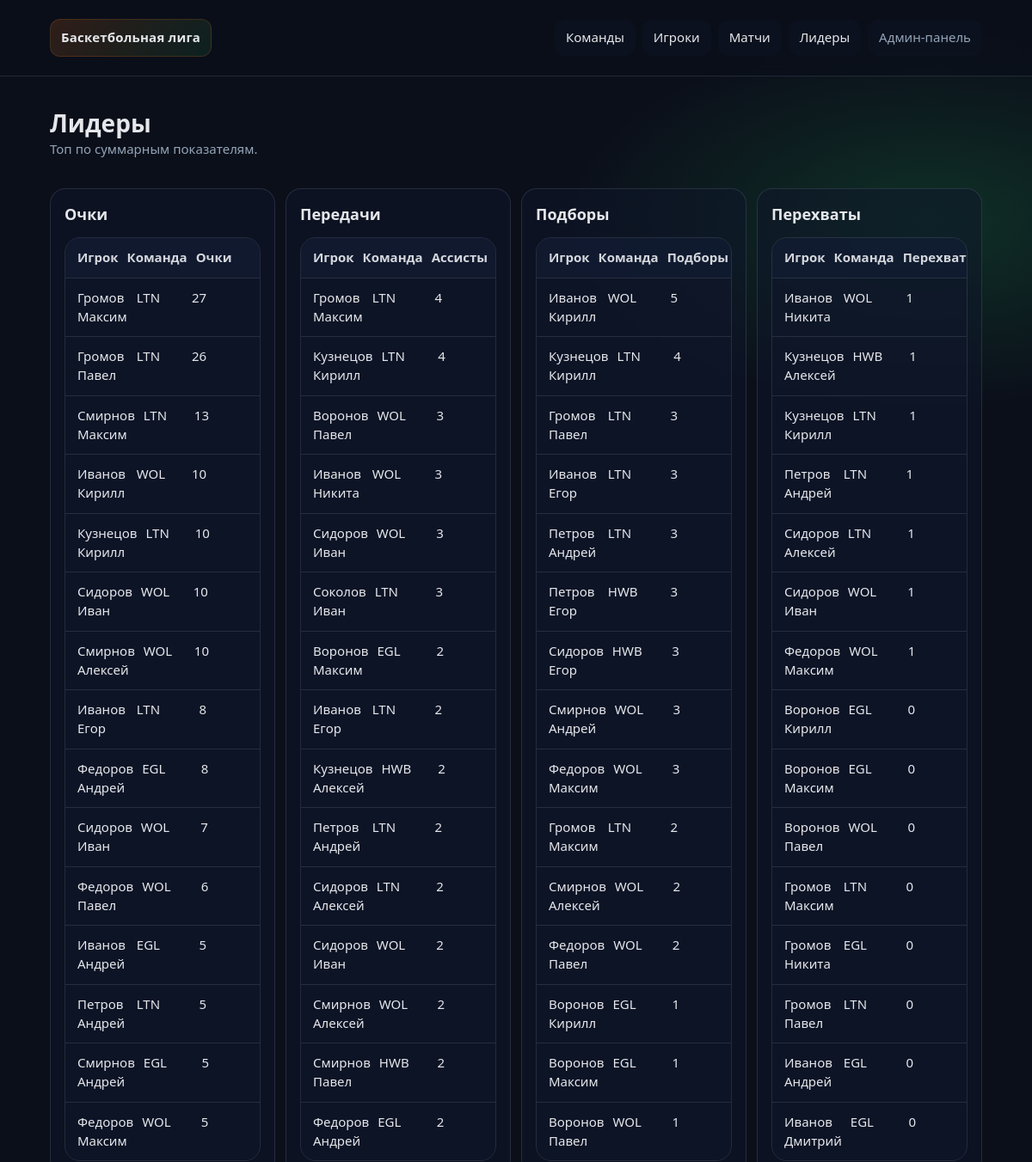
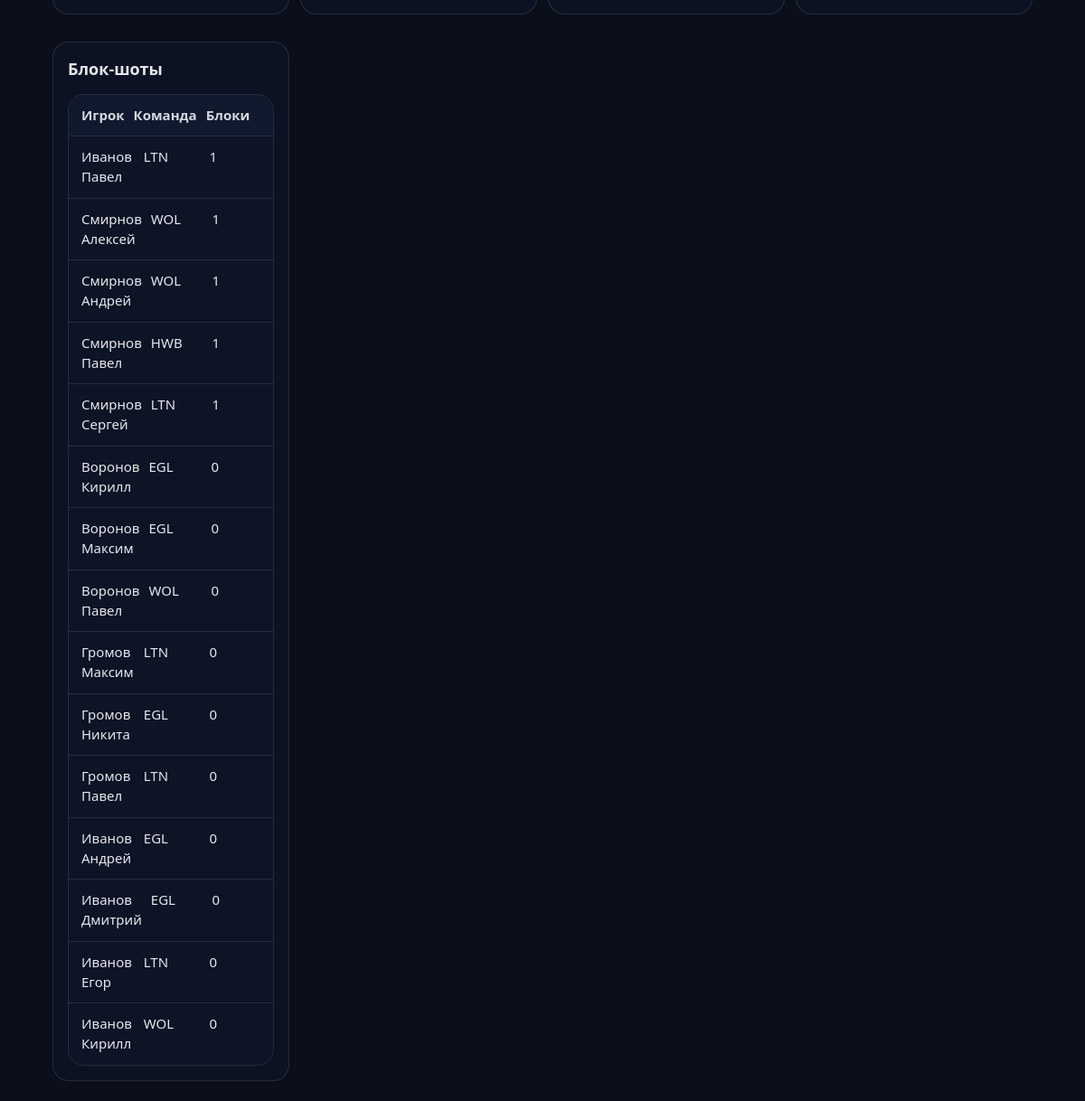
The page /leaders/ on the database its author committed (2 pictures, top to bottom).
### league/models.py (models this page shows, shortened)
class Player(models.Model):
    team = models.ForeignKey(Team, related_name="players", on_delete=models.PROTECT, verbose_name="Команда")
    first_name = models.CharField("Имя", max_length=60)
    last_name = models.CharField("Фамилия", max_length=60)
    photo = models.ImageField("Фото", upload_to="player_photos/", blank=True, null=True)
    number = models.PositiveSmallIntegerField(
        "Номер",
        validators=[MinValueValidator(0), MaxValueValidator(99)],
        blank=True,
        null=True,
    )
    position = models.CharField("Позиция", max_length=32, blank=True, default="")
    height_cm = models.PositiveSmallIntegerField("Рост (см)", blank=True, null=True)
    weight_kg = models.PositiveSmallIntegerField("Вес (кг)", blank=True, null=True)
    birth_date = models.DateField("Дата рождения", blank=True, null=True)
    is_active = models.BooleanField("Активен", default=True)
    search_name = models.CharField(max_length=200, editable=False, db_index=True, default="")
    class Meta:
        verbose_name = "Игрок"
        verbose_name_plural = "Игроки"
        ordering = ["last_name", "first_name", "id"]
        constraints = [
            models.UniqueConstraint(
                fields=["team", "number"],
                condition=Q(number__isnull=False),
                name="uniq_team_number_when_present",
            )
        ]

class Team(models.Model):
    name = models.CharField("Название", max_length=120, unique=True)
    short_name = models.CharField("Коротко", max_length=16, blank=True, default="")
    city = models.CharField("Город", max_length=80, blank=True, default="")
    logo = models.ImageField("Логотип", upload_to="team_logos/", blank=True, null=True)
    created_at = models.DateTimeField("Создано", auto_now_add=True)
    class Meta:
        verbose_name = "Команда"
        verbose_name_plural = "Команды"
        ordering = ["name"]

### league/views.py (the view)
# urls.py: path("leaders/", views.LeadersView.as_view(), name="leaders"),
class LeadersView(TemplateView):
    template_name = "league/leaders.html"
    def get_context_data(self, **kwargs):
        ctx = super().get_context_data(**kwargs)
        base = (
            Player.objects.select_related("team")
            .annotate(
                total_points=Sum("game_stats__points"),
                total_assists=Sum("game_stats__assists"),
                total_reb_o=Sum("game_stats__rebounds_off"),
                total_reb_d=Sum("game_stats__rebounds_def"),
                total_steals=Sum("game_stats__steals"),
                total_blocks=Sum("game_stats__blocks"),
            )
            .filter(total_points__isnull=False)
        )
        ctx["top_points"] = base.order_by("-total_points", "last_name", "first_name")[:15]
        ctx["top_assists"] = base.order_by("-total_assists", "last_name", "first_name")[:15]
        ctx["top_rebounds"] = (
            Player.objects.select_related("team")
            .annotate(
                total_reb_o=Sum("game_stats__rebounds_off"),
                total_reb_d=Sum("game_stats__rebounds_def"),
            )
            .annotate(total_reb=F("total_reb_o") + F("total_reb_d"))
            .filter(total_reb__isnull=False)
            .order_by("-total_reb", "last_name", "first_name")[:15]
        )
        ctx["top_steals"] = base.order_by("-total_steals", "last_name", "first_name")[:15]
        ctx["top_blocks"] = base.order_by("-total_blocks", "last_name", "first_name")[:15]
        return ctx

### templates/league/leaders.html (shortened to what this page needs)
{% extends 'base.html' %}
{% block content %}
  <div class="page-head">
    <div>
      <h1>Лидеры</h1>
      <div class="muted">Топ по суммарным показателям.</div>
    </div>
  </div>
  <div class="grid">
    <section class="section">
      <h2>Очки</h2>
      <div class="table">
        <div class="table__row table__row--head">
          <div>Игрок</div>
          <div>Команда</div>
          <div class="right">Очки</div>
          <div></div>
        </div>
        {% for p in top_points %}
          <a class="table__row" href="{% url 'league:player_detail' p.pk %}">
            <div>{{ p.last_name }} {{ p.first_name }}</div>
            <div>{{ p.team.short_name|default:p.team.name }}</div>
            <div class="right">{{ p.total_points|default:0 }}</div>
            <div></div>
          </a>
        {% empty %}
          <div class="empty">Нет данных.</div>
        {% endfor %}
      </div>
    </section>
    <section class="section">
      <h2>Передачи</h2>
      <div class="table">
        <div class="table__row table__row--head">
          <div>Игрок</div>
          <div>Команда</div>
          <div class="right">Ассисты</div>
        </div>
        {% for p in top_assists %}
          <a class="table__row" href="{% url 'league:player_detail' p.pk %}">
            <div>{{ p.last_name }} {{ p.first_name }}</div>
            <div>{{ p.team.short_name|default:p.team.name }}</div>
            <div class="right">{{ p.total_assists|default:0 }}</div>
            <div></div>
          </a>
        {% empty %}
          <div class="empty">Нет данных.</div>
        {% endfor %}
      </div>
    </section>
    <section class="section">
      <h2>Подборы</h2>
      <div class="table">
        <div class="table__row table__row--head">
          <div>Игрок</div>
          <div>Команда</div>
          <div class="right">Подборы</div>
        </div>
        {% for p in top_rebounds %}
          <a class="table__row" href="{% url 'league:player_detail' p.pk %}">
            <div>{{ p.last_name }} {{ p.first_name }}</div>
            <div>{{ p.team.short_name|default:p.team.name }}</div>
            <div class="right">{{ p.total_reb|default:0 }}</div>
            <div></div>
          </a>
        {% empty %}
          <div class="empty">Нет данных.</div>
        {% endfor %}
      </div>
    </section>
    <section class="section">
      <h2>Перехваты</h2>
      <div class="table">
        <div class="table__row table__row--head">
          <div>Игрок</div>
          <div>Команда</div>
          <div class="right">Перехваты</div>
        </div>
        {% for p in top_steals %}
          <a class="table__row" href="{% url 'league:player_detail' p.pk %}">
            <div>{{ p.last_name }} {{ p.first_name }}</div>
            <div>{{ p.team.short_name|default:p.team.name }}</div>
            <div class="right">{{ p.total_steals|default:0 }}</div>
            <div></div>
          </a>
        {% empty %}
          <div class="empty">Нет данных.</div>
        {% endfor %}
      </div>
    </section>
    <section class="section">
      <h2>Блок-шоты</h2>
      <div class="table">
        <div class="table__row table__row--head">
          <div>Игрок</div>
          <div>Команда</div>
          <div class="right">Блоки</div>
        </div>
        {% for p in top_blocks %}
          <a class="table__row" href="{% url 'league:player_detail' p.pk %}">
            <div>{{ p.last_name }} {{ p.first_name }}</div>
            <div>{{ p.team.short_name|default:p.team.name }}</div>
            <div class="right">{{ p.total_blocks|default:0 }}</div>
            <div></div>
          </a>
        {% empty %}
          <div class="empty">Нет данных.</div>
        {% endfor %}
      </div>
    </section>
  </div>
{% endblock %}

### static/app.css (style rules this page uses)
:root { --bg:#0b0f1a; --panel:#0f172a; --panel2:#111c33; --text:#e5e7eb; --muted:#93a4b7; --line:rgba(148,163,184,.18); --accent:#f97316; --accent2:#22c55e; --shadow:0 18px 60px rgba(0,0,0,.35); --radius:18px; --radius2:14px; }
* { box-sizing:border-box }
html,body { height:100% }
body { margin:0; background: radial-gradient(900px 400px at 20% -10%, rgba(249,115,22,.22), transparent 60%), radial-gradient(700px 360px at 90% 10%, rgba(34,197,94,.18), transparent 60%), radial-gradient(900px 600px at 50% 120%, rgba(99,102,241,.15), transparent 62%), var(--bg); color:var(--text); font: 500 15px/1.45 ui-sans-serif, system-ui, -apple-system, Segoe UI, Roboto, Arial, "Noto Sans", "Liberation Sans", sans-serif; }
a { color:inherit;text-decoration:none }
.page-head { margin-top:12px; display:flex; align-items:flex-start; justify-content:space-between; gap:14px; flex-wrap:wrap; }
h1 { margin:0;font-size:28px }
h2 { margin:0 0 12px;font-size:18px }
.muted { color:var(--muted) }
.grid { margin-top:16px; display:grid; grid-template-columns: repeat( auto-fit, minmax(240px, 1fr) ); gap:12px; }
.section { margin-top:18px; padding:16px; border-radius:var(--radius); background: rgba(15,23,42,.55); border:1px solid var(--line); }
.table { margin-top:14px; border:1px solid var(--line); border-radius:var(--radius); overflow:hidden }
.table__row { display:grid; grid-template-columns: 1.4fr 1.2fr .5fr .9fr; gap:10px; padding:12px 14px; border-top:1px solid var(--line); background: rgba(15,23,42,.55); }
.table__row--head { border-top:none; background: rgba(17,28,51,.78); color: rgba(229,231,235,.92); font-weight:900; }
.right { text-align:right }

### rows shown on the page
Player: last_name "Громов", first_name "Максим", team.short_name "LTN", total_points "27", total_assists "4", total_reb "2", total_steals "0", total_blocks "0"
Player: last_name "Громов", first_name "Павел", team.short_name "LTN", total_points "26", total_reb "3", total_steals "0", total_blocks "0"
Player: last_name "Смирнов", first_name "Максим", team.short_name "LTN", total_points "13"
Player: last_name "Иванов", first_name "Кирилл", team.short_name "WOL", total_points "10", total_reb "5", total_blocks "0"
Player: last_name "Кузнецов", first_name "Кирилл", team.short_name "LTN", total_points "10", total_assists "4", total_reb "4", total_steals "1"
Player: last_name "Сидоров", first_name "Иван", team.short_name "WOL", total_points "10", total_assists "3", total_steals "1"
Player: last_name "Смирнов", first_name "Алексей", team.short_name "WOL", total_points "10", total_assists "2", total_reb "2", total_blocks "1"
Player: last_name "Иванов", first_name "Егор", team.short_name "LTN", total_points "8", total_assists "2", total_reb "3", total_blocks "0"
Player: last_name "Федоров", first_name "Андрей", team.short_name "EGL", total_points "8"
Player: last_name "Сидоров", first_name "Иван", team.short_name "WOL", total_points "7", total_assists "2"
Player: last_name "Федоров", first_name "Павел", team.short_name "WOL", total_points "6", total_reb "2"
Player: last_name "Иванов", first_name "Андрей", team.short_name "EGL", total_points "5", total_steals "0", total_blocks "0"
Player: last_name "Петров", first_name "Андрей", team.short_name "LTN", total_points "5", total_assists "2", total_reb "3", total_steals "1"
Player: last_name "Смирнов", first_name "Андрей", team.short_name "EGL", total_points "5"
Player: last_name "Федоров", first_name "Максим", team.short_name "WOL", total_points "5", total_reb "3", total_steals "1"
Player: last_name "Воронов", first_name "Павел", team.short_name "WOL", total_assists "3", total_reb "1", total_steals "0", total_blocks "0"
Player: last_name "Иванов", first_name "Никита", team.short_name "WOL", total_assists "3", total_steals "1"
Player: last_name "Соколов", first_name "Иван", team.short_name "LTN", total_assists "3"
Player: last_name "Воронов", first_name "Максим", team.short_name "EGL", total_assists "2", total_reb "1", total_steals "0", total_blocks "0"
Player: last_name "Кузнецов", first_name "Алексей", team.short_name "HWB", total_assists "2", total_steals "1"
Player: last_name "Сидоров", first_name "Алексей", team.short_name "LTN", total_assists "2", total_steals "1"
Player: last_name "Смирнов", first_name "Павел", team.short_name "HWB", total_assists "2", total_blocks "1"
Player: last_name "Федоров", first_name "Андрей", team.short_name "EGL", total_assists "2"
Player: last_name "Петров", first_name "Егор", team.short_name "HWB", total_reb "3"
Player: last_name "Сидоров", first_name "Егор", team.short_name "HWB", total_reb "3"
Player: last_name "Смирнов", first_name "Андрей", team.short_name "WOL", total_reb "3", total_blocks "1"
Player: last_name "Воронов", first_name "Кирилл", team.short_name "EGL", total_reb "1", total_steals "0", total_blocks "0"
Player: last_name "Громов", first_name "Никита", team.short_name "EGL", total_steals "0", total_blocks "0"
Player: last_name "Иванов", first_name "Дмитрий", team.short_name "EGL", total_steals "0", total_blocks "0"
Player: last_name "Иванов", first_name "Павел", team.short_name "LTN", total_blocks "1"
Player: last_name "Смирнов", first_name "Сергей", team.short_name "LTN", total_blocks "1"
